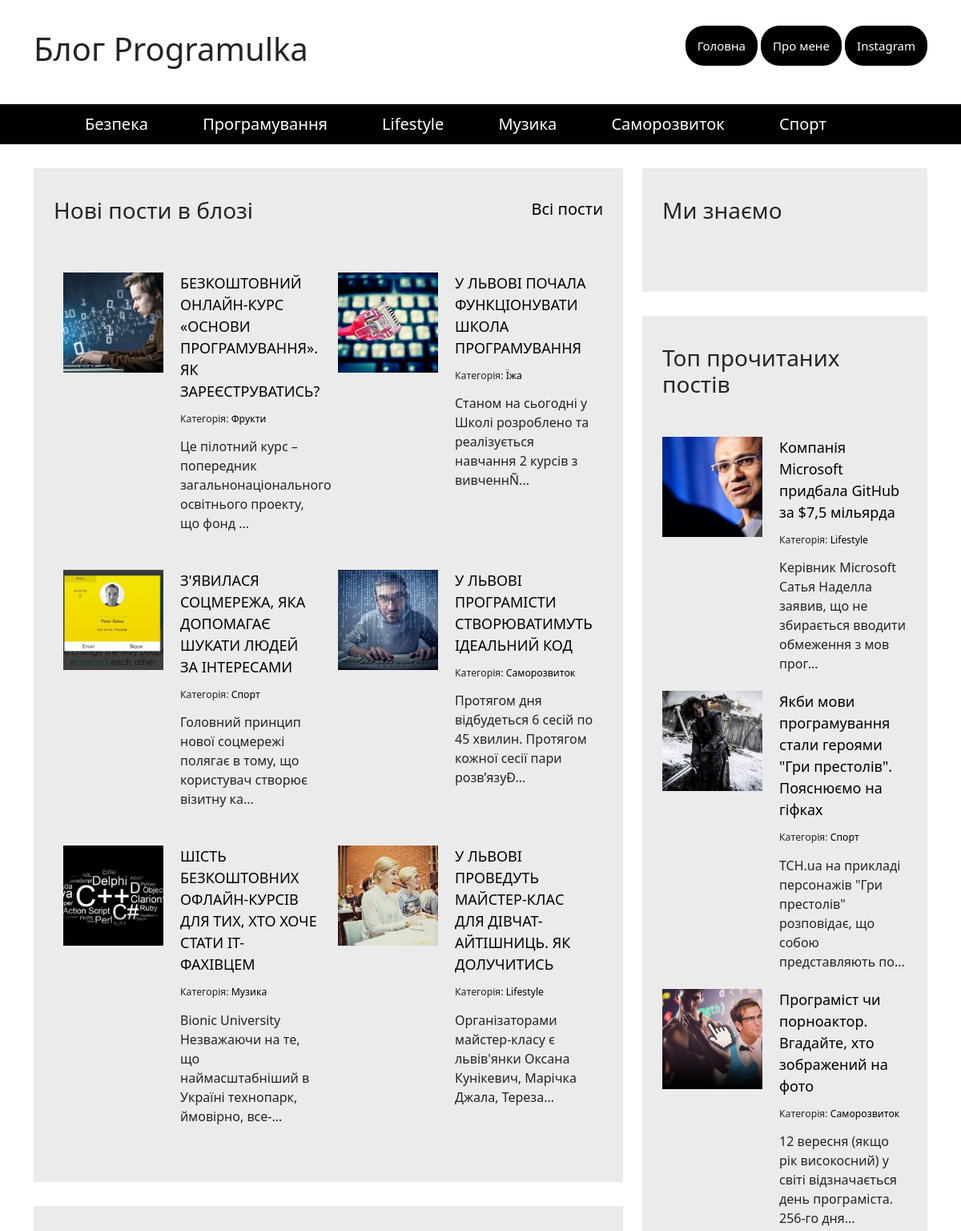
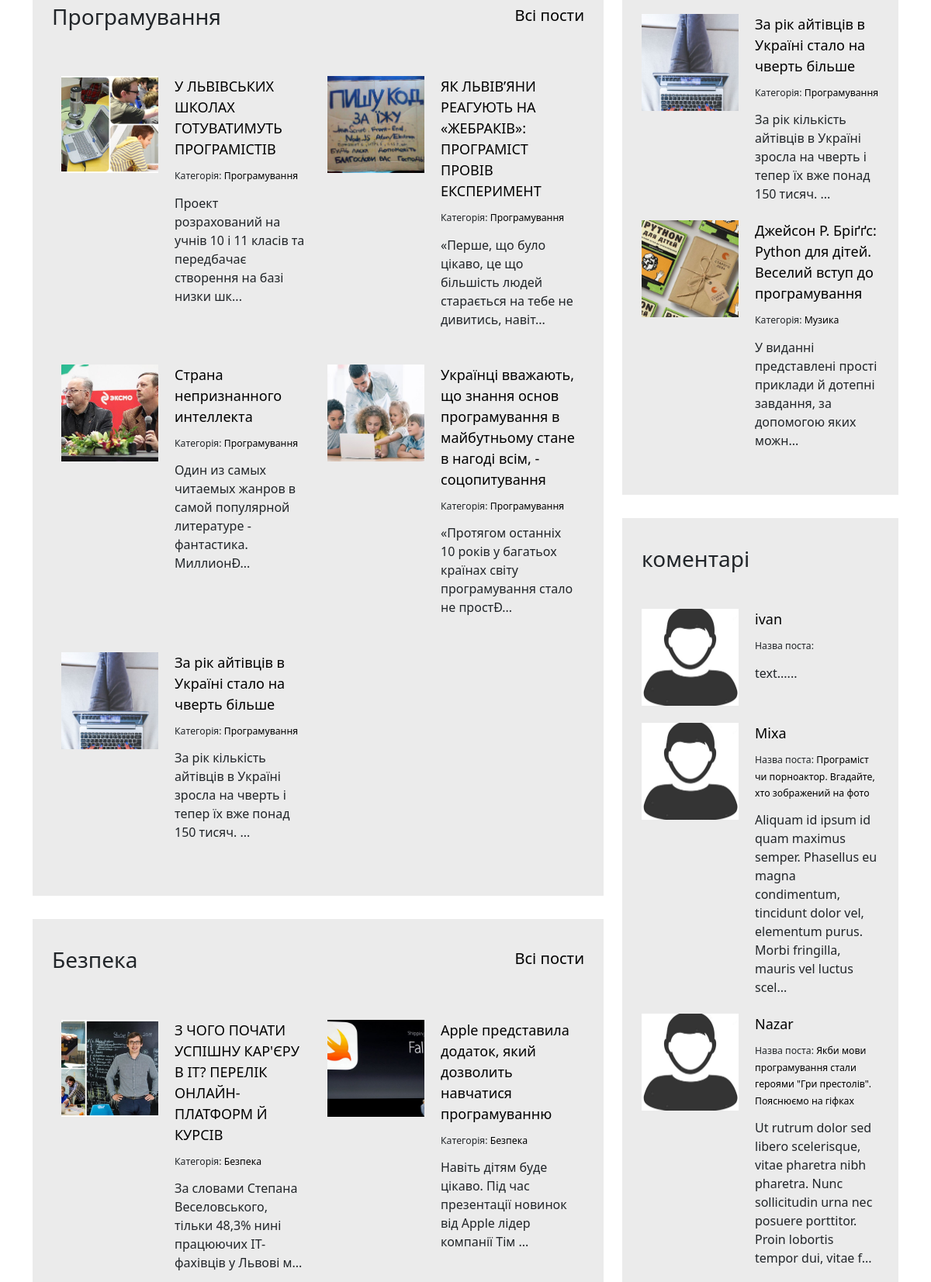
The page / (upper part) on the database its author committed (2 pictures, top to bottom).
### tables this page shows
CREATE TABLE `articles_categories` (
  `id` int NOT NULL,
  `title` varchar(255) NOT NULL
);

CREATE TABLE `articles` (
  `id` int NOT NULL,
  `title` varchar(255) DEFAULT NULL,
  `text` text,
  `categorie_id` int DEFAULT NULL,
  `pubdate` datetime NOT NULL,
  `views` int NOT NULL DEFAULT '0',
  `img` varchar(255) DEFAULT NULL
);

CREATE TABLE `comments` (
  `id` int NOT NULL,
  `name` varchar(255) DEFAULT NULL,
  `author` varchar(100) DEFAULT NULL,
  `text` text NOT NULL,
  `pubdate` timestamp NOT NULL DEFAULT CURRENT_TIMESTAMP,
  `articles_id` int NOT NULL,
  `img` varchar(255) NOT NULL DEFAULT 'avatar.jpg'
);

### config/config.php (called while the page is built, shortened)
<?php
$config =array(
'title' => 'Блог Programulka',
'db' => array(
    'host' => 'localhost',
    'user' => 'root',
    'password' => 'password',
    'dbname' => 'Blog_test'
)
);

### index.php (the view, shortened to what this page needs)
<?php include("./includes/head.php") ?>
<?php include("./includes/header.php") ?>
<?php $articles_all = mysqli_query($connection, "SELECT * FROM `articles`"); ?>
<div id="content">
    <div class="container">
        <div class="row">
            <section class="content_left col-xl-8">
                <div class="block new_text">
                    <?php $categories_select = mysqli_query($connection, "SELECT * FROM `articles` ORDER BY `id` DESC LIMIT 6"); ?>
                    <a href="#">Всі пости</a>
                    <h3>Нові пости в блозі</h3>
                    <div class="block__content">
                        <div class="articles articles__horizontal new_post">
                            <?php
                              while ($post = mysqli_fetch_assoc($categories_select)) {
                              ?>
                                <article class="article">
                                    <div class="article_image" style="background-image: url('/img/<?php echo $post["img"]; ?>');">
                                    </div>
                                    <div class="article__info">
                                        <a href="/article.php?id=<?php echo $post["id"] ?>"><?php echo $post["title"]; ?></a>
                                        <div class="article__info__meta">
                                            <?php
                                              foreach ($categories as $cat) {
                                                  $cat_title = false;
                                                  if ($cat["id"] === $post["categorie_id"]) {
                                                      $cat_title = $cat["title"];
                                                      break;
                                                  };
                                              };
                                              ?>
                                            <small>Категорія: <a href="categories.php?id=<?php echo $post["categorie_id"] ?>"><?php echo $cat_title; ?></a></small>
                                        </div>
                                        <div class="article__info__preview">
                                            <?php echo substr($post["text"], 0, 150); ?>...
                                        </div>
                                    </div>
                                </article>
                            <?php  }; ?>
                        </div>
                    </div>
                </div>
                <div class="block">
                    <?php $categories_select = mysqli_query($connection, "SELECT * FROM `articles` WHERE `categorie_id`=2 ORDER BY `id` DESC LIMIT 6"); ?>
                    <a href="#">Всі пости</a>
                    <h3>Програмування</h3>
                    <div class="block__content">
                        <div class="articles articles__horizontal new_post">
                            <?php
                              while ($post = mysqli_fetch_assoc($categories_select)) {
                              ?>
                                <article class="article">
                                    <div class="article_image" style="background-image: url('/img/<?php echo $post["img"]; ?>');">
                                    </div>
                                    <div class="article__info">
                                        <a href="/article.php?id=<?php echo $post["id"] ?>"><?php echo $post["title"]; ?></a>
                                        <div class="article__info__meta">
                                            <?php
                                              foreach ($categories as $cat) {
                                                  $cat_title = false;
                                                  if ($cat["id"] === $post["categorie_id"]) {
                                                      $cat_title = $cat["title"];
                                                      break;
                                                  };
                                              };
                                              ?>
                                            <small>Категорія: <a href="categories.php?id=<?php echo $post["categorie_id"] ?>"><?php echo $cat_title; ?></a></small>
                                        </div>
                                        <div class="article__info__preview">
                                            <?php echo substr($post["text"], 0, 150); ?>...
                                        </div>
                                    </div>
                                </article>
                            <?php  }; ?>
                        </div>
                    </div>
                </div>
                <div class="block">
                    <?php $categories_select = mysqli_query($connection, "SELECT * FROM `articles` WHERE `categorie_id`=1 ORDER BY `id` DESC LIMIT 6"); ?>
                    <a href="#">Всі пости</a>
                    <h3>Безпека</h3>
                    <div class="block__content">
                        <div class="articles articles__horizontal new_post">
                            <?php
                              while ($post = mysqli_fetch_assoc($categories_select)) {
                              ?>
                                <article class="article">
                                    <div class="article_image" style="background-image: url('/img/<?php echo $post["img"]; ?>');">
                                    </div>
                                    <div class="article__info">
                                        <a href="/article.php?id=<?php echo $post["id"] ?>"><?php echo $post["title"]; ?></a>
                                        <div class="article__info__meta">
                                            <?php
                                              foreach ($categories as $cat) {
                                                  $cat_title = false;
                                                  if ($cat["id"] === $post["categorie_id"]) {
                                                      $cat_title = $cat["title"];
                                                      break;
                                                  };
                                              };
                                              ?>
                                            <small>Категорія: <a href="categories.php?id=<?php echo $post["categorie_id"] ?>"><?php echo $cat_title; ?></a></small>
                                        </div>
                                        <div class="article__info__preview">
                                            <?php echo substr($post["text"], 0, 150); ?>...
                                        </div>
                                    </div>
                                </article>
                            <?php  }; ?>
                        </div>
                    </div>
                </div>
            </section>
            <?php include("./includes/sidebar.php") ?>
        </div>
    </div>
</div>
</div>
</body>
</html>

### includes/head.php (shortened to what this page needs)
<?php
require('config/config.php');
?>
<!DOCTYPE html>
<html lang="en">
<head>
    <link rel="stylesheet" href="./css/style.css">
   <link href="https://cdn.jsdelivr.net/npm/bootstrap@5.1.1/dist/css/bootstrap.min.css" rel="stylesheet"
>
</head>
<body class="parallax">

### includes/header.php
<div class="wrapper">
        <header id="header">
            <div class="header__top">
                <div class="container">
                    <div class="header__top__logo">
                        <h1><?php echo $config['title'] ?></h1>
                    </div>
                    <nav class="header__top__menu">
                        <ul>
                            <li>
                                <a href="/">Головна</a>
                            </li>
                            <li>
                                <a href="#">Про мене</a>
                            </li>
                            <li>
                                <a href="#">Instagram</a>
                            </li>
                        </ul>
                    </nav>
                </div>
            </div>
<?php $categories=mysqli_query($connection, "SELECT * FROM `articles_categories`");
?>
            <div class="header__bottom">
                <div class="container">
                    <nav>
                        <ul>
                            <?php
                            while($cat = mysqli_fetch_assoc($categories)){
                            ?>
                            <li> <a href="/categories.php?id=<?php echo $cat["id"] ?>"><?php echo $cat["title"]; ?></a></li>
                        <?php  };?>
                        </ul>
                    </nav>
                </div>
            </div>
        </header>

### includes/sidebar.php (shortened to what this page needs)
<section class="content_right col-xl-4">
    <div class="block">
        <h3>Ми знаємо</h3>
        <div class="block__content">
        </div>
    </div>
    <div class="block">
        <?php $categories_select_ok = mysqli_query($connection, "SELECT * FROM `articles` ORDER BY `views` DESC LIMIT 5"); ?>
        <h3>Топ прочитаних постів</h3>
        <div class="block__content">
            <div class="articles articles__vertical new_post">
                <?php
                while ($post = mysqli_fetch_assoc($categories_select_ok)) {
                ?>
                    <article class="article">
                        <div class="article_image" style="background-image: url('/img/<?php echo $post["img"]; ?>');">
                        </div>
                        <div class="article__info">
                            <a href="/article.php?id=<?php echo $post["id"] ?>"><?php echo $post["title"]; ?></a>
                            <div class="article__info__meta">
                                <?php
                                foreach ($categories as $cat) {
                                    $cat_title = false;
                                    if ($cat["id"] === $post["categorie_id"]) {
                                        $cat_title = $cat["title"];
                                        break;
                                    };
                                };
                                ?>
                                <small>Категорія: <a href="/categories.php?id=<?php echo $post["categorie_id"] ?>"><?php echo $cat_title; ?></a></small>
                            </div>
                            <div class="article__info__preview">
                                <?php echo substr($post["text"], 0, 150); ?>...
                            </div>
                        </div>
                    </article>
                <?php  }; ?>
            </div>
        </div>
    </div>
    <div class="block">
        <h3>коментарі</h3>
        <div class="block__content">
            <div class="articles articles__vertical new_post">
                <?php $comments = mysqli_query($connection, "SELECT * FROM `comments` ORDER BY `pubdate` DESC LIMIT 5");
                while ($comment = mysqli_fetch_assoc($comments)) {
                ?>
                    <article class="article">
                        <div class="article_image" style="background-image: url('/img/<?php echo $comment["img"]; ?>');">
                        </div>
                        <div class="article__info">
                            <a href="/article.php?id=<?php echo $comment["id"] ?>"><?php echo $comment["name"]; ?></a>
                            <div class="article__info__meta">
                            <?php
                                                foreach ($articles_all as $articles_val) {
                                                    $art_title = false;
                                                    if ($articles_val["id"] === $comment["articles_id"]) {
                                                        $art_title = $articles_val["title"];
                                                        break;
                                                    };
                                                };
                                                ?>
                                <small>Назва поста: <a href="/article.php?id=<?php echo $comment["articles_id"] ?>"><?php echo $art_title; ?></a></small>
                            </div>
                            <div class="article__info__preview">
                                <?php echo substr($comment["text"], 0, 150); ?>...
                            </div>
                        </div>
                    </article>
                <?php  }; ?>
            </div>
        </div>
    </div>
</section>

### css/style.css (style rules this page uses)
html, body, div, span, applet, object, iframe, h1, h2, h3, h4, h5, h6, p, blockquote, pre, a, abbr, acronym, address, big, cite, code, del, dfn, em, img, ins, kbd, q, s, samp, small, strike, strong, sub, sup, tt, var, b, u, i, center, dl, dt, dd, ol, ul, li, fieldset, form, label, legend, table, caption, tbody, tfoot, thead, tr, th, td, article, aside, canvas, details, embed, figure, figcaption, footer, header, hgroup, menu, nav, output, ruby, section, summary, time, mark, audio, video { margin: 0; padding: 0; border: 0; font-size: 100%; font: inherit; vertical-align: baseline; }
article, aside, details, figcaption, figure, footer, header, hgroup, menu, nav, section { display: block; }
body { line-height: 1; font-family: 'Roboto', sans-serif; }
ol, ul { list-style: none; }
h1 { font-size: 48px; font-weight: bold; }
h3 { font-size: 20px; font-weight: bold; }
#header .header__top { padding: 37px 0; background-color: #fff; }
#footer .container, .header__top .container { display: flex; justify-content: space-between; align-items: center; }
.footer__menu ul li, .header__top__menu ul li { display: inline-block; }
.header__top__menu ul li a { font-size: 15px; text-decoration: none; top: 50%; background-color: #000000; color: #fff; border: none; border-radius: 23px; padding: 15px; min-height: 30px; min-width: 120px; }
.header__bottom { height: 50px; background-color: #000; margin-bottom: 30px; }
.header__bottom li { display: inline-block; height: 100%; }
.header__bottom ul { height: 50px; }
.header__bottom nav ul>li>a { height: 100%; color: #fff; padding: 0 32px; font-size: 20px; display: flex; align-items: center; text-decoration: none; }
body a { text-decoration: none; }
.block { background-color: #ebebeb; padding: 36px 25px; margin-bottom: 30px; }
.block>a { font-size: 20px; color: #000; float: right; }
.block .block__content { padding-top: 40px; }
.articles.articles__horizontal { font-size: 0; }
.articles.articles__horizontal .article { width: 50%; display: inline-block; margin-bottom: 22px; font-size: 16px; padding: 12px; vertical-align: top; }
.articles .article .article_image { width: 125px; height: 125px; overflow: hidden; float: left; background-repeat: no-repeat; background-size: cover; background-position: center center; }
.articles .article .article__info { margin-left: 125px; padding-left: 21px; }
.articles .article .article__info>a { color: #000; font-size: 18px; font-weight: normal; }
.articles .article .article__info>.article__info__meta { font-size: 14px; font-weight: 300; margin-top: 9px; margin-bottom: 13px; }
.articles .article .article__info>.article__info__meta a { color: #000; }
.articles .article .article__info>.article__info__preview { font-size: 16px; font-weight: 300; }
.articles__vertical { display: flex; flex-direction: column; }
.articles.articles__vertical .article { margin-bottom: 22px; }

### rows shown on the page
articles_categories: title "Безпека"
articles_categories: title "Програмування"
articles_categories: title "Lifestyle"
articles_categories: title "Музика"
articles_categories: title "Саморозвиток"
articles_categories: title "Спорт"
articles: img (picture), title "БЕЗКОШТОВНИЙ ОНЛАЙН-КУРС «ОСНОВИ ПРОГРАМУВАННЯ». ЯК ЗАРЕЄСТРУВАТИСЬ?", text "Це пілотний курс – попередник загальнонаціонального освітнього проекту, що фонд"
articles_categories: title "Фрукти"
articles: img (picture), title "У ЛЬВОВІ ПОЧАЛА ФУНКЦІОНУВАТИ ШКОЛА ПРОГРАМУВАННЯ", text "Станом на сьогодні у Школі розроблено та реалізується навчання 2 курсів з вивченнÑ"
articles_categories: title "Їжа"
articles: img (picture), title "З'ЯВИЛАСЯ СОЦМЕРЕЖА, ЯКА ДОПОМАГАЄ ШУКАТИ ЛЮДЕЙ ЗА ІНТЕРЕСАМИ", text "Головний принцип нової соцмережі полягає в тому, що користувач створює візитну ка"
articles: img (picture), title "У ЛЬВОВІ ПРОГРАМІСТИ СТВОРЮВАТИМУТЬ ІДЕАЛЬНИЙ КОД", text "Протягом дня відбудеться 6 сесій по 45 хвилин. Протягом кожної сесії пари розв’язуÐ"
articles: img (picture), title "ШІСТЬ БЕЗКОШТОВНИХ ОФЛАЙН-КУРСІВ ДЛЯ ТИХ, ХТО ХОЧЕ СТАТИ ІТ-ФАХІВЦЕМ", text "Bionic University Незважаючи на те, що наймасштабніший в Україні технопарк, ймовірно, все-"
articles: img (picture), title "У ЛЬВОВІ ПРОВЕДУТЬ МАЙСТЕР-КЛАС ДЛЯ ДІВЧАТ-АЙТІШНИЦЬ. ЯК ДОЛУЧИТИСЬ", text "Організаторами майстер-класу є львів'янки Оксана Кунікевич, Марічка Джала, Тереза"
articles: img (picture), title "У ЛЬВІВСЬКИХ ШКОЛАХ ГОТУВАТИМУТЬ ПРОГРАМІСТІВ", text "Проект розрахований на учнів 10 і 11 класів та передбачає створення на базі низки шк"
articles: img (picture), title "ЯК ЛЬВІВ’ЯНИ РЕАГУЮТЬ НА «ЖЕБРАКІВ»: ПРОГРАМІСТ ПРОВІВ ЕКСПЕРИМЕНТ", text "«Перше, що було цікаво, це що більшість людей старається на тебе не дивитись, навіт"
articles: img (picture), title "Страна непризнанного интеллекта", text "Один из самых читаемых жанров в самой популярной литературе - фантастика. МиллионÐ"
articles: img (picture), title "Українці вважають, що знання основ програмування в майбутньому стане в нагоді всім, - соцопитування", text "«Протягом останніх 10 років у багатьох країнах світу програмування стало не простÐ"
articles: img (picture), title "За рік айтівців в Україні стало на чверть більше", text "За рік кількість айтівців в Україні зросла на чверть і тепер їх вже понад 150 тисяч."
articles: img (picture), title "З ЧОГО ПОЧАТИ УСПІШНУ КАР'ЄРУ В IT? ПЕРЕЛІК ОНЛАЙН-ПЛАТФОРМ Й КУРСІВ", text "За словами Степана Веселовського, тільки 48,3% нині працюючих ІТ-фахівців у Львові м"
articles: img (picture), title "Apple представила додаток, який дозволить навчатися програмуванню", text "Навіть дітям буде цікаво. Під час презентації новинок від Apple лідер компанії Тім"
articles: img (picture), title "Компанія Microsoft придбала GitHub за $7,5 мільярда", text "Керівник Microsoft Сатья Наделла заявив, що не збирається вводити обмеження з мов прог"
articles: img (picture), title "Якби мови програмування стали героями \"Гри престолів\". Пояснюємо на гіфках", text "ТСН.ua на прикладі персонажів \"Гри престолів\" розповідає, що собою представляють по"
articles: img (picture), title "Програміст чи порноактор. Вгадайте, хто зображений на фото", text "12 вересня (якщо рік високосний) у світі відзначається день програміста. 256-го дня"
articles: img (picture), title "Джейсон Р. Бріґґс: Python для дітей. Веселий вступ до програмування", text "У виданні представлені прості приклади й дотепні завдання, за допомогою яких можн"
comments: img (placeholder picture), name "ivan", text "text..."
comments: img (placeholder picture), name "Mixa", articles.title "Програміст чи порноактор. Вгадайте, хто зображений на фото", text "Aliquam id ipsum id quam maximus semper. Phasellus eu magna condimentum, tincidunt dolor vel, elementum purus. Morbi fringilla, mauris vel luctus scel"
comments: img (placeholder picture), name "Nazar", articles.title "Якби мови програмування стали героями \"Гри престолів\". Пояснюємо на гіфках", text "Ut rutrum dolor sed libero scelerisque, vitae pharetra nibh pharetra. Nunc sollicitudin urna nec posuere porttitor. Proin lobortis tempor dui, vitae f"

### other values the page prints
$config['title'] "Блог Programulka"
